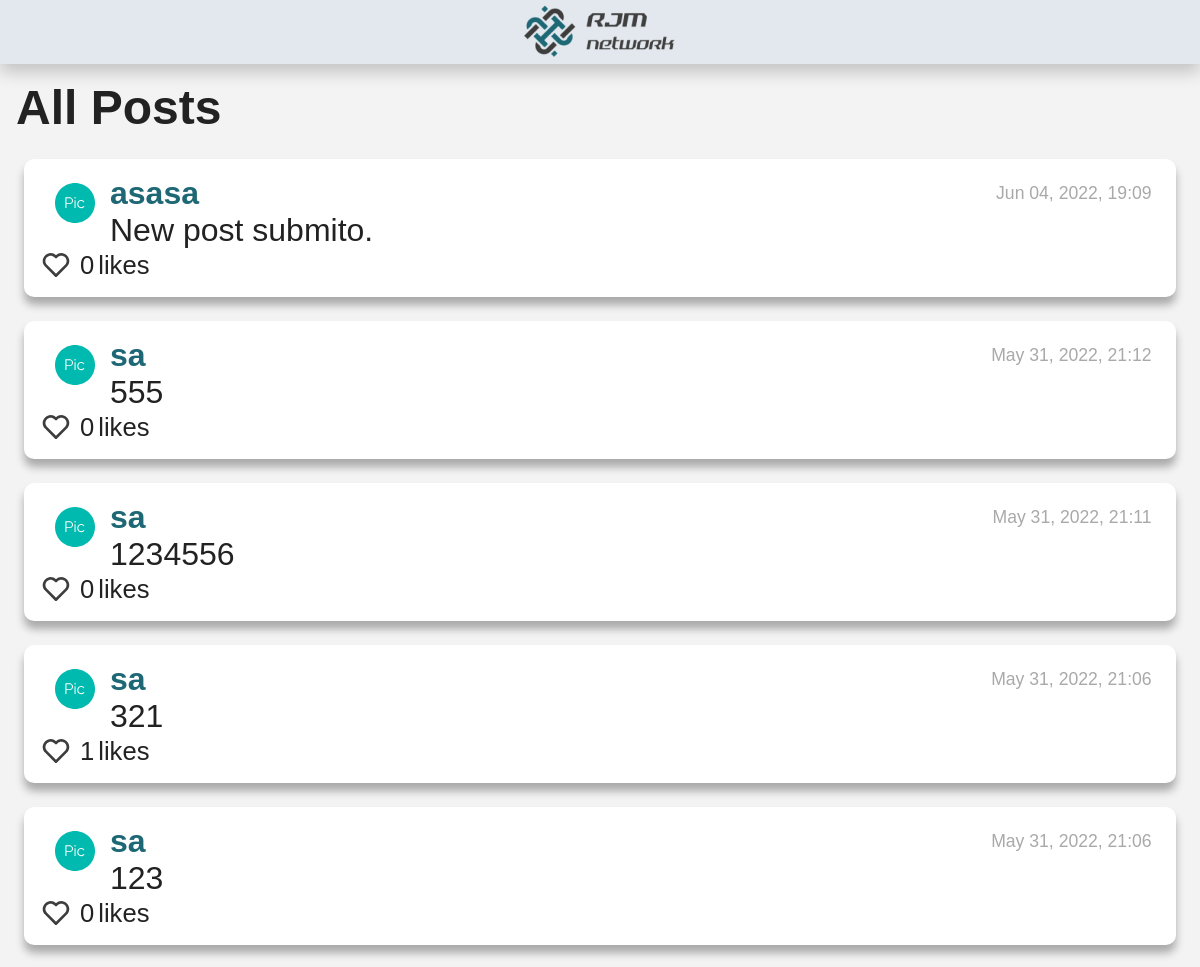
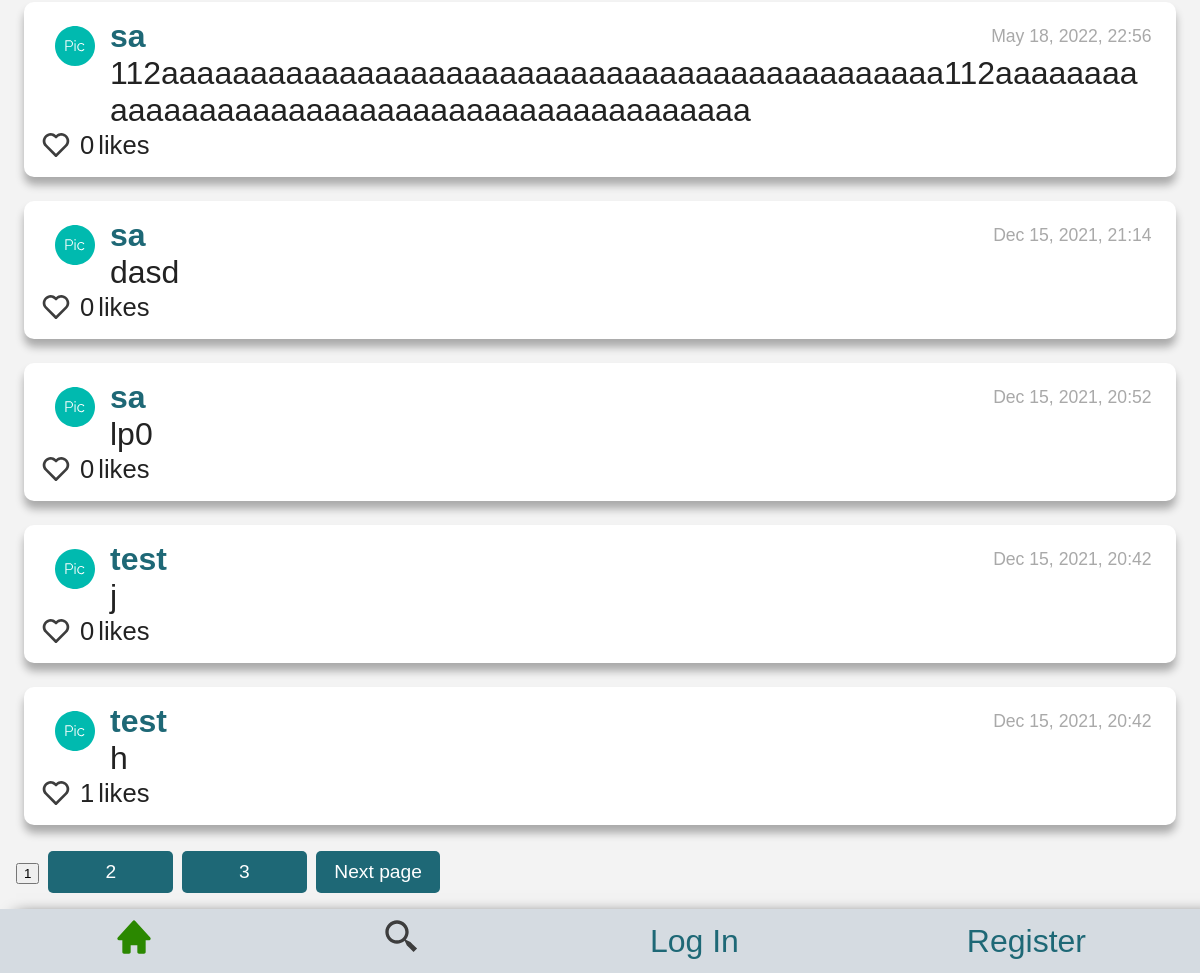
The page / on the database its author committed (2 pictures, top to bottom).
### network/models.py (models this page shows, shortened)
class NewPost(models.Model):
    poster = models.ForeignKey(User, on_delete=models.PROTECT, related_name="posts_posted")
    description = models.TextField(blank=False)
    date_added = models.DateTimeField(auto_now_add=True)

class User(AbstractUser):
    header_image = models.ImageField(null=True, blank=True, upload_to="images/")
    pass

### network/views.py (the view)
# urls.py: path("", views.index, name="index"),
def index(request):
    all_posts = NewPost.objects.select_related('poster')
    total_posts=all_posts.count()
    total_pages=math.ceil(total_posts/10)
    list_total_pages = []
    for i in range(2, total_pages+1):
        list_total_pages.append(i)
    all_posts = all_posts.order_by("-date_added")[:10]
    all_likers = Likers.objects.all()
    for post in all_posts:
        post.date_added = (post.date_added.strftime("%b %d, %Y, %H:%M"))
        post.number_likes=0
        likers = all_likers.filter(post=post.id)
        likers_id = []
        for each_liker in likers:
            post.likers = each_liker.liker.all()
            post.number_likes = each_liker.liker.count()
            for each in each_liker.liker.all():
                likers_id.append(each.id)
            post.likers_id = likers_id
    return render(request, "network/index.html", {
        "all_posts": all_posts,
        "list_total_pages":list_total_pages,
    })

### network/templates/network/index.html (shortened to what this page needs)
{% extends "network/layout.html" %}
{% load static %}
{% block body %}
    <h3> All Posts</h3>
    <div id="all_posts_view">
        <div id="page_0">
            {% if all_posts %}
                {% for post in all_posts %}
                    <div id="posts_style">
                        <div id="posts-flex-order">
                            <div id="posts-flex-order-child1">
                            </div>
                            <div id="posts-flex-order-child2">
                                <div id="posts-first-line">
                                    <a id="profile"  href="profile/{{ post.poster.id }}">{{ post.poster }}</a>
                                    <div id="post-{{post.date_added}}" class="date_post"> {{ post.date_added }}</div>
                                </div>
                                <div id="post-description-{{post.id}}" class="description_post"> {{ post.description }} </div>
                            </div>
                        </div>
                        <div id="like_complete">
                            {% if user.id in post.likers_id %}
                                <button class="yes_button" id="like-btn-{{post.id}}" value="heart_full" onclick="like('{{ post.id }}')">
                                    <svg id="heart-img-{{ post.id }}" alt="jacket" width="40" height="40" viewBox="0 0 40 40" fill="none" xmlns="http://www.w3.org/2000/svg">
                                        <path d="M33.6751 7.9851C32.7561 7.05963 31.6632 6.32493 30.4593 5.82324C29.2555 5.32155 27.9643 5.06277 26.6601 5.06177C24.1931 5.06217 21.8162 5.98889 20 7.65843C18.1841 5.98861 15.8071 5.06185 13.34 5.06177C12.0343 5.06313 10.7417 5.3227 9.53661 5.82555C8.33155 6.3284 7.23783 7.06459 6.31838 7.99177C2.39672 11.9301 2.39838 18.0901 6.32172 22.0118L20 35.6901L33.6784 22.0118C37.6017 18.0901 37.6034 11.9301 33.6751 7.9851Z" fill="#DA2D57"/>
                                    </svg>
                                </button>
                            {% else %}
                                <button class="yes_button" id="like-btn-{{post.id}}" value="heart_empty"  onclick="like('{{ post.id }}')">
                                    <svg id="heart-img-{{ post.id }}" alt="jacket" width="40" height="40" viewBox="0 0 40 40" fill="none" xmlns="http://www.w3.org/2000/svg">
                                        <path d="M20 7.65843C18.1841 5.98861 15.8071 5.06185 13.34 5.06177C12.0343 5.06313 10.7417 5.3227 9.53661 5.82555C8.33155 6.3284 7.23783 7.06459 6.31838 7.99177C2.39672 11.9301 2.39838 18.0901 6.32172 22.0118L18.5417 34.2318C18.825 34.7301 19.3717 35.0518 20 35.0518C20.258 35.0493 20.5119 34.9863 20.7411 34.8679C20.9704 34.7495 21.1686 34.579 21.32 34.3701L33.6784 22.0118C37.6017 18.0884 37.6017 11.9301 33.675 7.9851C32.7561 7.05963 31.6632 6.32493 30.4593 5.82324C29.2555 5.32155 27.9643 5.06277 26.66 5.06177C24.1931 5.06217 21.8162 5.98889 20 7.65843ZM31.3184 10.3418C33.9234 12.9601 33.925 17.0501 31.3217 19.6551L20 30.9768L8.67838 19.6551C6.07505 17.0501 6.07672 12.9601 8.67505 10.3484C9.94172 9.08843 11.5984 8.3951 13.34 8.3951C15.0817 8.3951 16.7317 9.08843 17.9884 10.3451L18.8217 11.1784C18.9764 11.3333 19.16 11.4562 19.3622 11.5401C19.5644 11.6239 19.7812 11.6671 20 11.6671C20.2189 11.6671 20.4357 11.6239 20.6379 11.5401C20.8401 11.4562 21.0237 11.3333 21.1784 11.1784L22.0117 10.3451C24.5317 7.8301 28.8017 7.83677 31.3184 10.3418Z" fill="#3D3D3D"/>
                                    </svg>
                                </button>
                            {% endif %}
                            <div id="like-count-{{post.id}}" class="d-inline-block">{{post.number_likes}}</div> likes
                        </div>
                    </div>
                {% endfor %}
                <div id="id_page_buttons">
                    <button id="selected_button" class="no-button" > 1 </button>
                    {% if list_total_pages %}
                        {% for page in list_total_pages %}
                            <button class="page_button"  id="not_selected_button" onclick="pages('{{user.id}}', 0, '{{page}}'-1)">{{page}}</button>
                        {% endfor %}
                        <button class="page_button" onclick="pages('{{user.id}}', 0, 1)">Next page</button>
                    {% endif %}
                </div>
            {% else %}
                    <li>no post</li>
            {% endif %}
        </div>
    </div>
{% endblock %}

### network/static/network/styles.css (style rules this page uses)
#posts-flex-order { display: flex; flex-direction: row; }
#posts-flex-order-child1 { width: 70px; }
#posts-flex-order-child1 #dropbtn-profile { display: block; margin: auto; margin-top: 8px; }
#posts-flex-order-child2 { width: 93%; display: flex; flex-direction: column; }
#posts-first-line { display: flex; flex-direction: row; align-items: center; justify-content: space-between; }
#profile { font-weight:bold; }
.date_post { font-size: 55%; color:darkgray; }
.description_post { word-wrap: break-word; }
#like_complete { display: flex; flex-direction: row; align-items: center; font-size: 80%; }
.yes_button { all: unset; height: 1rem; margin-right: 8px; cursor: pointer; }
.yes_button svg { width: 1rem; height: 1rem; }
.d-inline-block { margin-right: 4px; }
.page_button { width: 3.9rem; height: 1.3rem; background-color: var(--link-color); color: var(--white-color); margin: 0; font-size: .6rem; border:0; border-radius: 5px; text-align: center; }
:root { --white-color: #ffffff; --black-color: #000000; --white-alpha-color: rgba(255, 255, 255, 0.5); --black-alpha-color: rgba(0, 0, 0, 0.3); --black-alpha-color2: rgba(0, 0, 0, 0.5); --gray-color: #ccc; --gray-dark-color: #555; --gray-light-color: #f3f3f3; --text-color: #222; --gray-blue: #D5DBE1; --gray-blue-2: #E2E8EE; --gray-light-2: #3d509f; --black-logo: #3D3D3D; --pink-color: #DA2D57; --yellow-color: #AAAD00; --blue-color: #0013C2; --green-color: #2B8800; --orange-color: #FF8A00; --pic-user-logued-color: #00BAAF; --link-color: #1E6876; --link-dark-color: #144852; --link-light-color: #2d9cb3; --font: "Ubuntu", sans-serif; --max-width: 1200px; --header-height: 2rem; --search-height: 1.3rem; }
html { box-sizing: border-box; font-family: var(--font); font-size: 2rem; scroll-behavior: smooth; }
*, *::after, *::before { box-sizing: inherit; }
body { margin: 0; overflow-x: hidden; color: var(--text-color); background-color: var(--gray-light-color); }
a { color: var(--link-color); text-decoration: none; transition: all ease-out; }
h3 { margin: 0; font-size: 1.5rem; }
body { margin: var(--header-height) 0; padding: .5rem; }
#posts_style { margin: 24px 8px; padding: 16px; background-color: var(--white-color); border-radius: 10px; box-shadow: 0px 8px 8px 0px rgba(0,0,0,0.3); }
::placeholder { color: var(--gray-color); opacity: 1; }

### rows shown on the page
NewPost: poster "asasa", date_added "Jun 04, 2022, 19:09", description "New post submito.", number_likes "0"
NewPost: poster "sa", date_added "May 31, 2022, 21:12", description "555", number_likes "0"
NewPost: poster "sa", date_added "May 31, 2022, 21:11", description "1234556", number_likes "0"
NewPost: poster "sa", date_added "May 31, 2022, 21:06", description "321", number_likes "1"
NewPost: poster "sa", date_added "May 31, 2022, 21:06", description "123", number_likes "0"
NewPost: poster "sa", date_added "May 18, 2022, 22:56", description "112aaaaaaaaaaaaaaaaaaaaaaaaaaaaaaaaaaaaaaaaaaaa112aaaaaaaaaaaaaaaaaaaaaaaaaaaaaaaaaaaaaaaaaaaa", number_likes "0"
NewPost: poster "sa", date_added "Dec 15, 2021, 21:14", description "dasd", number_likes "0"
NewPost: poster "sa", date_added "Dec 15, 2021, 20:52", description "lp0", number_likes "0"
NewPost: poster "test", date_added "Dec 15, 2021, 20:42", description "j", number_likes "0"
NewPost: poster "test", date_added "Dec 15, 2021, 20:42", description "h", number_likes "1"

### other values the page prints
{{ page }} "2" "3"
